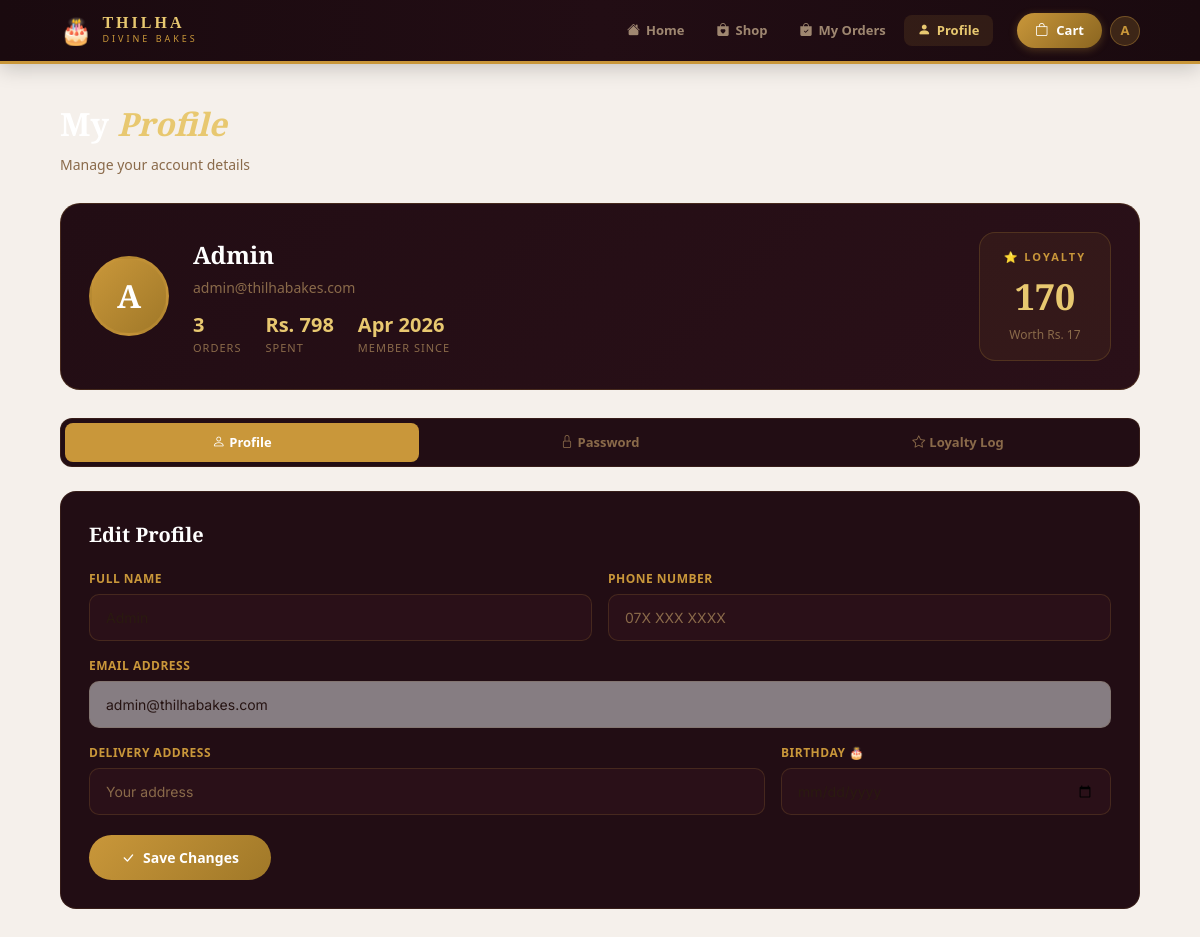
/customer/profile.php (signed in), run on the app's committed database.
### tables this page shows
CREATE TABLE `users` (
  `user_id` int(11) NOT NULL,
  `name` varchar(100) NOT NULL,
  `email` varchar(100) NOT NULL,
  `password` varchar(255) NOT NULL,
  `phone` varchar(15) DEFAULT NULL,
  `address` text DEFAULT NULL,
  `role` enum('admin','customer','staff') DEFAULT 'customer',
  `loyalty_points` int(11) DEFAULT 0,
  `birthday` date DEFAULT NULL,
  `created_at` timestamp NOT NULL DEFAULT current_timestamp(),
  `profile_photo` varchar(255) DEFAULT NULL
);

### customer/profile.php (the view, shortened to what this page needs)
<?php
require_once '../includes/db.php';
$uid=$_SESSION['user_id'];
$user=mysqli_fetch_assoc(mysqli_query($conn,"SELECT * FROM users WHERE user_id=$uid"));
$total_orders=mysqli_fetch_assoc(mysqli_query($conn,"SELECT COUNT(*) as c FROM orders WHERE user_id=$uid"))['c'];
$total_spent=mysqli_fetch_assoc(mysqli_query($conn,"SELECT COALESCE(SUM(b.total),0) as amt FROM orders o LEFT JOIN bills b ON o.order_id=b.order_id WHERE o.user_id=$uid"))['amt'];
?>
<!DOCTYPE html>
<html lang="en">
<head>
<link href="https://cdn.jsdelivr.net/npm/bootstrap@5.3.0/dist/css/bootstrap.min.css" rel="stylesheet">
<link href="https://cdn.jsdelivr.net/npm/bootstrap-icons@1.10.5/font/bootstrap-icons.css" rel="stylesheet">
</head>
<body>
<?php include 'customer_nav.php'; ?>
<div class="page-wrap">
  <div class="page-heading">My <span style="color:var(--gold-light);font-style:italic;">Profile</span></div>
  <div class="page-sub">Manage your account details</div>
  <div class="profile-hero">
    <div class="profile-avatar"><?= strtoupper(substr($user['name'],0,1)) ?></div>
    <div>
      <div class="profile-name"><?= htmlspecialchars($user['name']) ?></div>
      <div class="profile-email"><?= htmlspecialchars($user['email']) ?></div>
      <div class="profile-stats">
        <div><div class="p-stat-num"><?= $total_orders ?></div><div class="p-stat-label">Orders</div></div>
        <div><div class="p-stat-num">Rs. <?= number_format($total_spent,0) ?></div><div class="p-stat-label">Spent</div></div>
        <div><div class="p-stat-num"><?= date('M Y',strtotime($user['created_at'])) ?></div><div class="p-stat-label">Member Since</div></div>
      </div>
    </div>
    <div class="loyalty-big">
      <div style="font-size:11px;color:var(--gold);font-weight:700;letter-spacing:2px;text-transform:uppercase;margin-bottom:4px;">⭐ Loyalty</div>
      <div class="pts"><?= $user['loyalty_points'] ?></div>
      <div style="font-size:12px;color:var(--muted);margin-top:2px;">Worth Rs. <?= floor($user['loyalty_points']/10) ?></div>
    </div>
  </div>
  <div class="tabs">
    <button class="tab-btn active" onclick="switchTab('profile',this)"><i class="bi bi-person me-1"></i>Profile</button>
    <button class="tab-btn" onclick="switchTab('password',this)"><i class="bi bi-lock me-1"></i>Password</button>
    <button class="tab-btn" onclick="switchTab('loyalty',this)"><i class="bi bi-star me-1"></i>Loyalty Log</button>
  </div>
  <div class="tab-content active" id="tab-profile">
    <div class="form-card">
      <div class="form-title">Edit Profile</div>
      <form method="POST">
        <div class="row g-3">
          <div class="col-md-6">
            <label class="form-label">Full Name</label>
            <input type="text" name="name" class="form-control" value="<?= htmlspecialchars($user['name']) ?>" required>
          </div>
          <div class="col-md-6">
            <label class="form-label">Phone Number</label>
            <input type="text" name="phone" class="form-control" value="<?= htmlspecialchars($user['phone']??'') ?>" placeholder="07X XXX XXXX">
          </div>
          <div class="col-12">
            <label class="form-label">Email Address</label>
            <input type="email" class="form-control" value="<?= htmlspecialchars($user['email']) ?>" disabled style="opacity:.5;cursor:not-allowed;">
          </div>
          <div class="col-md-8">
            <label class="form-label">Delivery Address</label>
            <input type="text" name="address" class="form-control" value="<?= htmlspecialchars($user['address']??'') ?>" placeholder="Your address">
          </div>
          <div class="col-md-4">
            <label class="form-label">Birthday 🎂</label>
            <input type="date" name="birthday" class="form-control" value="<?= $user['birthday']??'' ?>">
          </div>
        </div>
        <div style="margin-top:20px;">
          <button type="submit" class="btn-save"><i class="bi bi-check-lg"></i> Save Changes</button>
        </div>
      </form>
    </div>
  </div>
</div>
</body>
</html>

### customer/profile.php (style rules this page uses)
:root { --gold:#c9973a;--gold-light:#e8c870;--dark:#1a0a0f;--dark2:#220d14;--dark3:#2a1018;--text:#f0e0c0;--muted:#9a7a58; }
* { box-sizing:border-box;margin:0;padding:0; }
body { background:var(--dark);font-family:'Inter',sans-serif;color:var(--text);min-height:100vh; }
.page-wrap { padding:36px 5%; }
.page-heading { font-family:'Playfair Display',serif;font-size:32px;font-weight:900;color:#fff;margin-bottom:6px; }
.page-sub { font-size:14px;color:var(--muted);margin-bottom:28px; }
.profile-hero { background:linear-gradient(135deg,var(--dark2),var(--dark3)); border:1.5px solid rgba(201,151,58,0.2);border-radius:20px; padding:28px;margin-bottom:28px; display:flex;align-items:center;gap:24px;flex-wrap:wrap; }
.profile-avatar { width:80px;height:80px;border-radius:50%; background:linear-gradient(135deg,var(--gold),#a07828); border:3px solid rgba(201,151,58,0.4); display:flex;align-items:center;justify-content:center; font-family:'Playfair Display',serif;font-size:32px;font-weight:700;color:#fff;flex-shrink:0; }
.profile-name { font-family:'Playfair Display',serif;font-size:24px;font-weight:700;color:#fff;margin-bottom:4px; }
.profile-email { font-size:14px;color:var(--muted); }
.profile-stats { display:flex;gap:24px;margin-top:12px;flex-wrap:wrap; }
.p-stat-num { font-size:20px;font-weight:700;color:var(--gold-light); }
.p-stat-label { font-size:11px;color:var(--muted);text-transform:uppercase;letter-spacing:1px; }
.loyalty-big { margin-left:auto;text-align:center; background:rgba(201,151,58,0.07); border:1px solid rgba(201,151,58,0.2); border-radius:16px;padding:16px 24px; }
.loyalty-big .pts { font-family:'Playfair Display',serif;font-size:36px;font-weight:900;color:var(--gold-light); }
.tabs { display:flex;gap:4px;background:var(--dark2);border:1.5px solid rgba(201,151,58,0.12);border-radius:12px;padding:4px;margin-bottom:24px;flex-wrap:wrap; }
.tab-btn { flex:1;padding:10px 16px;border-radius:8px;border:none;background:transparent;font-size:13px;font-weight:700;color:var(--muted);cursor:pointer;transition:all .2s;min-width:80px; }
.tab-btn.active { background:var(--gold);color:#fff; }
.tab-content { display:none; }
.tab-content.active { display:block; }
.form-card { background:var(--dark2);border:1.5px solid rgba(201,151,58,0.12);border-radius:16px;padding:28px; }
.form-title { font-family:'Playfair Display',serif;font-size:20px;font-weight:700;color:#fff;margin-bottom:20px; }
.form-label { font-size:12px;color:var(--gold);font-weight:700;margin-bottom:6px;display:block;letter-spacing:.5px;text-transform:uppercase; }
.form-control { width:100%;background:var(--dark3);border:1.5px solid rgba(201,151,58,0.18);border-radius:10px;padding:12px 16px;font-size:14px;color:var(--text);outline:none;transition:border .2s;font-family:'Inter',sans-serif; }
.form-control::placeholder { color:var(--muted); }
.btn-save { background:linear-gradient(135deg,var(--gold),#a07828);color:#fff;border:none;border-radius:99px;padding:12px 32px;font-size:14px;font-weight:700;cursor:pointer;transition:all .2s;display:inline-flex;align-items:center;gap:8px; }

### customer/customer_nav.php (style rules this page uses)
:root { --gold:#c9973a;--gold-light:#e8c870;--gold-dark:#8a6520; --dark:#1a0a0f;--dark2:#220d14; --cream:#fdf5ec;--cream2:#f5f0eb;--cream3:#f0e8dd; --border:#e8d8c0;--text:#2a1a10;--muted:#8a6a4a; --pink:#e8789a; }
* { box-sizing:border-box;margin:0;padding:0; }
body { background:var(--cream2);font-family:'Segoe UI',sans-serif;color:var(--text); }

### data on the page
users: name "A", name "Admin", email "admin@thilhabakes.com", created_at "Apr 2026", loyalty_points "170", floor($user['loyalty_points']/10) "17"

### other printed values
substr($user_name,0,1) "A"
$total_orders "3"
$total_spent "798"
